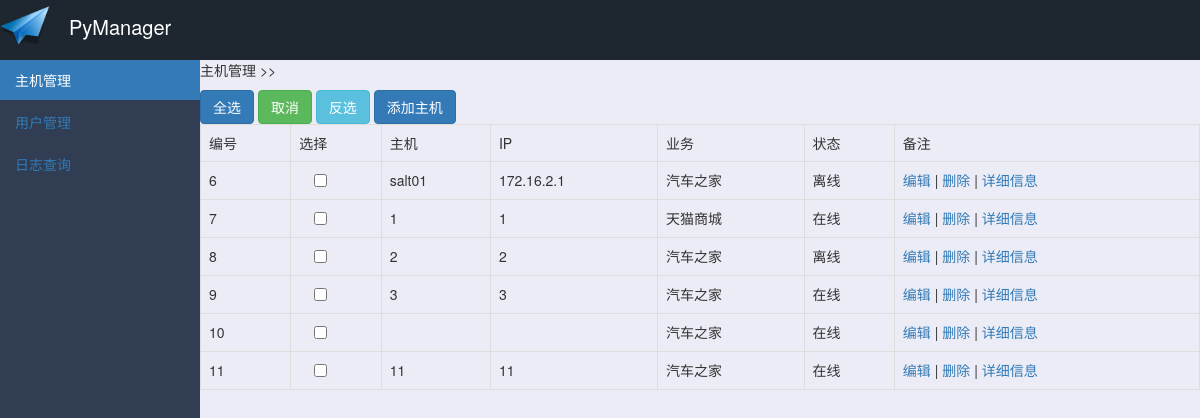
Page /hosts/ on the committed database.
### cmdb/models.py (models this page shows)
class HostDatabase(models.Model):
    name = models.CharField(max_length=32)
    ip = models.CharField(max_length=32)
    business = models.ForeignKey('BusinessLine', to_field='id', default=1)
    status = models.ForeignKey('HostStatus', to_field='id', default=2)
    idc_name = models.CharField(max_length=32)
    idc_cabinet = models.CharField(max_length=32)
    person = models.CharField(max_length=32)
    ctime = models.DateTimeField(auto_now_add=True)

class BusinessLine(models.Model):
    name = models.CharField(max_length=32, null=True)

class HostStatus(models.Model):
    status = models.CharField(max_length=10)

### cmdb/views.py (the view, shortened to what this page needs)
# urls.py: url(r'^hosts/', views.hosts),
def hosts(request):
    data_dict = {'status': False, 'message': ""}
    data_list = models.HostDatabase.objects.all()
    business_list = models.BusinessLine.objects.all()
    status_list = models.HostStatus.objects.all()
    print(data_list)
    return render(request, 'hosts.html', {'data': data_list, 'business_list': business_list, 'status_list': status_list})

### templates/hosts.html (shortened to what this page needs)
<!DOCTYPE html>
<html lang="en">
<head>
</head>
<body>
    {% extends 'home.html' %}
    {% block body %}
            <p>主机管理&nbsp;&gt;&gt;</p>
            <button type="button" class="btn btn-primary" onclick="CheckAll('#edit_mode', '#tb')">全选</button>
	        <button type="button" class="btn btn-success" onclick="CancleAll('#edit_mode', '#tb')">取消</button>
	        <button type="button" class="btn btn-info" onclick="ReverseAll('#edit_mode', '#tb')">反选</button>
            <button type="button" class="btn btn-primary" data-toggle="modal" data-target="#exampleModal" data-whatever="@mdo">添加主机</button>
            <table class="table table-bordered" id="tb">
                <tr>
                    <td>编号</td>
                    <td>选择</td>
                    <td>主机</td>
                    <td>IP</td>
                    <td>业务</td>
                    <td>状态</td>
                    <td>备注</td>
                </tr>
        {% for item in data %}
                <tr>
                    <td>{{ item.id }}</td>
                    <td>
                        <input type="checkbox" style="margin-left: 15px">
                    </td>
                    <td>{{ item.name }}</td>
                    <td>{{ item.ip }}</td>
                    <td>{{ item.business.name }}</td>
                    <td>{{ item.status.status }}</td>
                    <td><a id="edit" href="#">编辑</a> |
                        <a href="/delete_host/?nid={{ item.id }}">删除</a>  |
                        <a href="/details-{{ item.id }}.html/">详细信息</a>
                    </td>
                </tr>
        {% endfor %}
            </table>
    {% endblock %}
    {% block js %}
        <link rel="stylesheet" href="https://cdnjs.cloudflare.com/ajax/libs/bootstrap-select/1.12.2/css/bootstrap-select.min.css">
    {% endblock %}

### templates/home.html (shortened to what this page needs)
<!DOCTYPE html>
<html lang="en">
<head>
    <link rel="stylesheet" href="/static/css/bootstrap.css">
</head>
<body class="body">
    <div class="pg-header">
        <img src="/static/images/logo.png" />
        <div class="H1">
            <p>PyManager</p>
        </div>
    </div>
    <div class="pg-body">
        <form>
        <div class="body-menu">
            <ul id="menu" class="nav nav-pills nav-stacked">
                <li id="l1" role="presentation" class="active" ><a href="/hosts/">主机管理</a></li>
                <li id="l2" role="presentation" ><a href="/users/" >用户管理</a></li>
                <li id="l3" role="presentation" ><a href="#">日志查询</a></li>
            </ul>
        </div>
        </form>
        <div class="body-content">
            {% block body %}{% endblock %}
        </div>
    </div>
    {% block js %}{% endblock %}
</body>
</html>

### templates/home.html (style rules this page uses)
.body { margin: 0; }
.pg-header { height: 60px; background-color: rgb(30, 39, 47); position: relative; }
.pg-header img { width:50px; height:50px; }
.pg-header p { display: inline-block; top:20px; margin-top:20px; }
.pg-header .H1 { position: absolute; display: inline-block; width: 30px; height:30px; font-size:20px; color: #ffffff; top:-7px; left:69px; }
.pg-body .body-menu { position: absolute; width: 200px; background-color: rgb(48, 61, 82); top: 60px; left: 0; bottom: 0; }
.pg-body .body-content { position: absolute; background-color: rgb(235, 236, 245); top:60px; left: 200px; bottom: 0; right: 0; overflow: auto; }
.nav-pills li a { border-radius: 0px !important; }

### rows in the picture
HostDatabase: id "6", name "salt01", ip "172.16.2.1", business.name "汽车之家", status.status "离线"
HostDatabase: id "7", name "1", ip "1", business.name "天猫商城", status.status "在线"
HostDatabase: id "8", name "2", ip "2", business.name "汽车之家", status.status "离线"
HostDatabase: id "9", name "3", ip "3", business.name "汽车之家", status.status "在线"
HostDatabase: id "10", business.name "汽车之家", status.status "在线"
HostDatabase: id "11", name "11", ip "11", business.name "汽车之家", status.status "在线"
